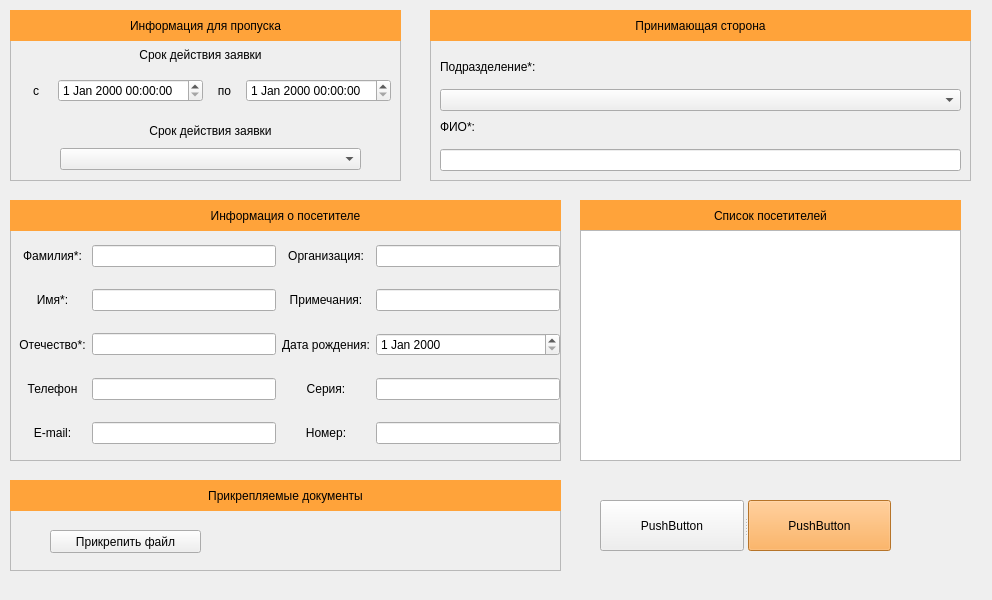
<?xml version="1.0" encoding="UTF-8"?>
<ui version="4.0">
 <class>Form</class>
 <widget class="QWidget" name="Form">
  <property name="geometry">
   <rect>
    <x>0</x>
    <y>0</y>
    <width>992</width>
    <height>600</height>
   </rect>
  </property>
  <property name="windowTitle">
   <string>Form</string>
  </property>
  <widget class="QFrame" name="frame_6">
   <property name="geometry">
    <rect>
     <x>10</x>
     <y>10</y>
     <width>391</width>
     <height>171</height>
    </rect>
   </property>
   <property name="frameShape">
    <enum>QFrame::StyledPanel</enum>
   </property>
   <property name="frameShadow">
    <enum>QFrame::Raised</enum>
   </property>
   <widget class="QLabel" name="label_22">
    <property name="geometry">
     <rect>
      <x>0</x>
      <y>0</y>
      <width>391</width>
      <height>31</height>
     </rect>
    </property>
    <property name="autoFillBackground">
     <bool>false</bool>
    </property>
    <property name="styleSheet">
     <string notr="true">background-color: rgb(255, 163, 58);
font: 14pt &quot;Ubuntu Mono&quot;;</string>
    </property>
    <property name="lineWidth">
     <number>1</number>
    </property>
    <property name="text">
     <string>Информация для пропуска</string>
    </property>
    <property name="alignment">
     <set>Qt::AlignCenter</set>
    </property>
    <property name="wordWrap">
     <bool>false</bool>
    </property>
    <property name="margin">
     <number>0</number>
    </property>
   </widget>
   <widget class="QWidget" name="horizontalLayoutWidget_2">
    <property name="geometry">
     <rect>
      <x>10</x>
      <y>60</y>
      <width>371</width>
      <height>41</height>
     </rect>
    </property>
    <layout class="QHBoxLayout" name="horizontalLayout_2">
     <item>
      <widget class="QLabel" name="label_23">
       <property name="text">
        <string>c</string>
       </property>
       <property name="alignment">
        <set>Qt::AlignCenter</set>
       </property>
      </widget>
     </item>
     <item>
      <widget class="QDateTimeEdit" name="dateTimeEdit_3"/>
     </item>
     <item>
      <widget class="QLabel" name="label_24">
       <property name="text">
        <string>по</string>
       </property>
       <property name="alignment">
        <set>Qt::AlignCenter</set>
       </property>
      </widget>
     </item>
     <item>
      <widget class="QDateTimeEdit" name="dateTimeEdit_4"/>
     </item>
    </layout>
   </widget>
   <widget class="QLabel" name="label_25">
    <property name="geometry">
     <rect>
      <x>10</x>
      <y>29</y>
      <width>361</width>
      <height>31</height>
     </rect>
    </property>
    <property name="text">
     <string>Срок действия заявки</string>
    </property>
    <property name="alignment">
     <set>Qt::AlignCenter</set>
    </property>
   </widget>
   <widget class="QWidget" name="verticalLayoutWidget_4">
    <property name="geometry">
     <rect>
      <x>50</x>
      <y>110</y>
      <width>301</width>
      <height>50</height>
     </rect>
    </property>
    <layout class="QVBoxLayout" name="verticalLayout_4">
     <item>
      <widget class="QLabel" name="label_26">
       <property name="text">
        <string>Срок действия заявки</string>
       </property>
       <property name="alignment">
        <set>Qt::AlignCenter</set>
       </property>
      </widget>
     </item>
     <item>
      <widget class="QComboBox" name="comboBox_3"/>
     </item>
    </layout>
   </widget>
  </widget>
  <widget class="QFrame" name="frame_7">
   <property name="geometry">
    <rect>
     <x>430</x>
     <y>10</y>
     <width>541</width>
     <height>171</height>
    </rect>
   </property>
   <property name="frameShape">
    <enum>QFrame::StyledPanel</enum>
   </property>
   <property name="frameShadow">
    <enum>QFrame::Raised</enum>
   </property>
   <widget class="QLabel" name="label_27">
    <property name="geometry">
     <rect>
      <x>0</x>
      <y>0</y>
      <width>541</width>
      <height>31</height>
     </rect>
    </property>
    <property name="autoFillBackground">
     <bool>false</bool>
    </property>
    <property name="styleSheet">
     <string notr="true">background-color: rgb(255, 163, 58);
font: 14pt &quot;Ubuntu Mono&quot;;</string>
    </property>
    <property name="text">
     <string>Принимающая сторона</string>
    </property>
    <property name="alignment">
     <set>Qt::AlignCenter</set>
    </property>
   </widget>
   <widget class="QWidget" name="verticalLayoutWidget_5">
    <property name="geometry">
     <rect>
      <x>10</x>
      <y>40</y>
      <width>521</width>
      <height>61</height>
     </rect>
    </property>
    <layout class="QVBoxLayout" name="verticalLayout_5">
     <item>
      <widget class="QLabel" name="label_28">
       <property name="text">
        <string>Подразделение*:</string>
       </property>
      </widget>
     </item>
     <item>
      <widget class="QComboBox" name="comboBox_4"/>
     </item>
    </layout>
   </widget>
   <widget class="QWidget" name="verticalLayoutWidget_6">
    <property name="geometry">
     <rect>
      <x>10</x>
      <y>100</y>
      <width>521</width>
      <height>61</height>
     </rect>
    </property>
    <layout class="QVBoxLayout" name="verticalLayout_6">
     <item>
      <widget class="QLabel" name="label_29">
       <property name="text">
        <string>ФИО*:</string>
       </property>
      </widget>
     </item>
     <item>
      <widget class="QLineEdit" name="lineEdit_8"/>
     </item>
    </layout>
   </widget>
  </widget>
  <widget class="QFrame" name="frame_5">
   <property name="geometry">
    <rect>
     <x>10</x>
     <y>200</y>
     <width>551</width>
     <height>261</height>
    </rect>
   </property>
   <property name="frameShape">
    <enum>QFrame::StyledPanel</enum>
   </property>
   <property name="frameShadow">
    <enum>QFrame::Raised</enum>
   </property>
   <widget class="QLabel" name="label_42">
    <property name="geometry">
     <rect>
      <x>0</x>
      <y>0</y>
      <width>551</width>
      <height>31</height>
     </rect>
    </property>
    <property name="autoFillBackground">
     <bool>false</bool>
    </property>
    <property name="styleSheet">
     <string notr="true">background-color: rgb(255, 163, 58);
font: 14pt &quot;Ubuntu Mono&quot;;</string>
    </property>
    <property name="text">
     <string>Информация о посетителе</string>
    </property>
    <property name="alignment">
     <set>Qt::AlignCenter</set>
    </property>
   </widget>
   <widget class="QWidget" name="gridLayoutWidget_3">
    <property name="geometry">
     <rect>
      <x>9</x>
      <y>29</y>
      <width>541</width>
      <height>231</height>
     </rect>
    </property>
    <layout class="QGridLayout" name="gridLayout_3">
     <item row="2" column="0">
      <widget class="QLabel" name="label_43">
       <property name="text">
        <string>Отечество*:</string>
       </property>
       <property name="alignment">
        <set>Qt::AlignCenter</set>
       </property>
      </widget>
     </item>
     <item row="0" column="0">
      <widget class="QLabel" name="label_44">
       <property name="text">
        <string>Фамилия*:</string>
       </property>
       <property name="alignment">
        <set>Qt::AlignCenter</set>
       </property>
      </widget>
     </item>
     <item row="1" column="3">
      <widget class="QLabel" name="label_45">
       <property name="text">
        <string>Примечания:</string>
       </property>
       <property name="alignment">
        <set>Qt::AlignCenter</set>
       </property>
      </widget>
     </item>
     <item row="1" column="0">
      <widget class="QLabel" name="label_46">
       <property name="text">
        <string>Имя*:</string>
       </property>
       <property name="alignment">
        <set>Qt::AlignCenter</set>
       </property>
      </widget>
     </item>
     <item row="4" column="0">
      <widget class="QLabel" name="label_47">
       <property name="text">
        <string>E-mail:</string>
       </property>
       <property name="alignment">
        <set>Qt::AlignCenter</set>
       </property>
      </widget>
     </item>
     <item row="0" column="4">
      <widget class="QLineEdit" name="lineEdit_10"/>
     </item>
     <item row="1" column="4">
      <widget class="QLineEdit" name="lineEdit_20"/>
     </item>
     <item row="3" column="0">
      <widget class="QLabel" name="label_48">
       <property name="text">
        <string>Телефон</string>
       </property>
       <property name="alignment">
        <set>Qt::AlignCenter</set>
       </property>
      </widget>
     </item>
     <item row="2" column="1">
      <widget class="QLineEdit" name="lineEdit_21"/>
     </item>
     <item row="3" column="1">
      <widget class="QLineEdit" name="lineEdit_22"/>
     </item>
     <item row="1" column="1">
      <widget class="QLineEdit" name="lineEdit_23"/>
     </item>
     <item row="0" column="1">
      <widget class="QLineEdit" name="lineEdit_24"/>
     </item>
     <item row="3" column="4">
      <widget class="QLineEdit" name="lineEdit_25"/>
     </item>
     <item row="4" column="1">
      <widget class="QLineEdit" name="lineEdit_26"/>
     </item>
     <item row="4" column="4">
      <widget class="QLineEdit" name="lineEdit_27"/>
     </item>
     <item row="2" column="3">
      <widget class="QLabel" name="label_49">
       <property name="text">
        <string>Дата рождения:</string>
       </property>
       <property name="alignment">
        <set>Qt::AlignCenter</set>
       </property>
      </widget>
     </item>
     <item row="3" column="3">
      <widget class="QLabel" name="label_50">
       <property name="text">
        <string>Серия:</string>
       </property>
       <property name="alignment">
        <set>Qt::AlignCenter</set>
       </property>
      </widget>
     </item>
     <item row="4" column="3">
      <widget class="QLabel" name="label_51">
       <property name="text">
        <string>Номер:</string>
       </property>
       <property name="alignment">
        <set>Qt::AlignCenter</set>
       </property>
      </widget>
     </item>
     <item row="0" column="3">
      <widget class="QLabel" name="label_52">
       <property name="text">
        <string>Организация:</string>
       </property>
       <property name="alignment">
        <set>Qt::AlignCenter</set>
       </property>
      </widget>
     </item>
     <item row="2" column="4">
      <widget class="QDateEdit" name="dateEdit_3"/>
     </item>
    </layout>
   </widget>
  </widget>
  <widget class="QFrame" name="frame_9">
   <property name="geometry">
    <rect>
     <x>10</x>
     <y>480</y>
     <width>551</width>
     <height>91</height>
    </rect>
   </property>
   <property name="frameShape">
    <enum>QFrame::StyledPanel</enum>
   </property>
   <property name="frameShadow">
    <enum>QFrame::Raised</enum>
   </property>
   <widget class="QLabel" name="label_54">
    <property name="geometry">
     <rect>
      <x>0</x>
      <y>0</y>
      <width>551</width>
      <height>31</height>
     </rect>
    </property>
    <property name="autoFillBackground">
     <bool>false</bool>
    </property>
    <property name="styleSheet">
     <string notr="true">background-color: rgb(255, 163, 58);
font: 14pt &quot;Ubuntu Mono&quot;;</string>
    </property>
    <property name="text">
     <string>Прикрепляемые документы</string>
    </property>
    <property name="alignment">
     <set>Qt::AlignCenter</set>
    </property>
   </widget>
   <widget class="QPushButton" name="pushButton_7">
    <property name="geometry">
     <rect>
      <x>40</x>
      <y>50</y>
      <width>151</width>
      <height>23</height>
     </rect>
    </property>
    <property name="text">
     <string>Прикрепить файл</string>
    </property>
   </widget>
  </widget>
  <widget class="QFrame" name="frame">
   <property name="geometry">
    <rect>
     <x>580</x>
     <y>200</y>
     <width>381</width>
     <height>261</height>
    </rect>
   </property>
   <property name="frameShape">
    <enum>QFrame::StyledPanel</enum>
   </property>
   <property name="frameShadow">
    <enum>QFrame::Raised</enum>
   </property>
   <widget class="QLabel" name="label_53">
    <property name="geometry">
     <rect>
      <x>0</x>
      <y>0</y>
      <width>381</width>
      <height>31</height>
     </rect>
    </property>
    <property name="autoFillBackground">
     <bool>false</bool>
    </property>
    <property name="styleSheet">
     <string notr="true">background-color: rgb(255, 163, 58);
font: 14pt &quot;Ubuntu Mono&quot;;</string>
    </property>
    <property name="text">
     <string>Список посетителей</string>
    </property>
    <property name="alignment">
     <set>Qt::AlignCenter</set>
    </property>
   </widget>
   <widget class="QTableView" name="tableView">
    <property name="geometry">
     <rect>
      <x>0</x>
      <y>30</y>
      <width>381</width>
      <height>231</height>
     </rect>
    </property>
   </widget>
  </widget>
  <widget class="QSplitter" name="splitter">
   <property name="geometry">
    <rect>
     <x>600</x>
     <y>500</y>
     <width>291</width>
     <height>51</height>
    </rect>
   </property>
   <property name="orientation">
    <enum>Qt::Horizontal</enum>
   </property>
   <widget class="QPushButton" name="pushButton">
    <property name="styleSheet">
     <string notr="true">
font: 14pt &quot;Ubuntu Mono&quot;;</string>
    </property>
    <property name="text">
     <string>PushButton</string>
    </property>
   </widget>
   <widget class="QPushButton" name="pushButton_2">
    <property name="styleSheet">
     <string notr="true">background-color: rgb(255, 163, 58);
font: 14pt &quot;Ubuntu Mono&quot;;</string>
    </property>
    <property name="text">
     <string>PushButton</string>
    </property>
   </widget>
  </widget>
 </widget>
 <resources/>
 <connections/>
</ui>
